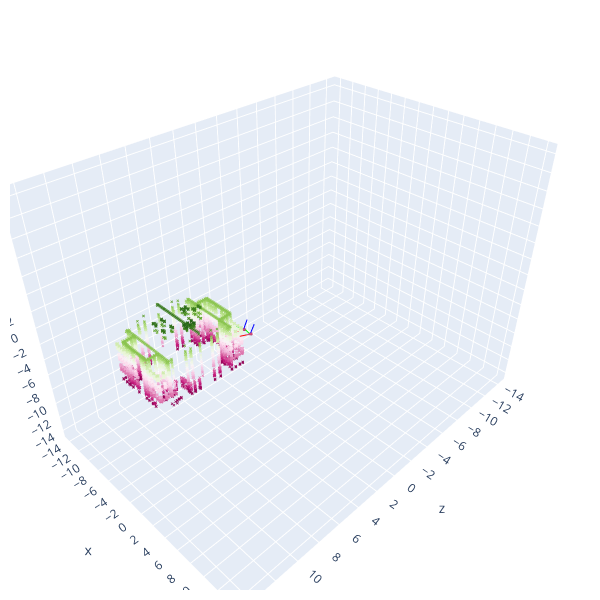

Notebook code for this chart:
### Code cell
fig = go.Figure(
    data=[
        scatter_3d(
            house_model.vertices,
            marker=dict(color=house_model.color, symbol="x", size=1),
        )
    ],
)

fig.update_layout(
    scene=dict(
        camera=dict(
            up=PLOTLY_UP,
        ),
        xaxis=dict(
            nticks=20,
            range=[-SCENE_SCALE, SCENE_SCALE],
        ),
        yaxis=dict(
            nticks=20,
            range=[-SCENE_SCALE, SCENE_SCALE],
        ),
        zaxis=dict(
            nticks=20,
            range=[-SCENE_SCALE, SCENE_SCALE],
        ),
    ),
    width=600,
    height=600,
    showlegend=False,
    margin=dict(r=20, l=10, b=10, t=10),
)


render_camera_axes(fig, proj_camera2)
render_camera_axes(fig, proj_camera1)
fig.update_scenes(aspectmode="data")

fig

### Figure 1 — Plotly figure (JSON) as saved in the notebook; plotly's stock layout.template omitted (floating-point values rounded to 4 significant figures; data arrays with more than 128 entries replaced by an {"elided": "..."} marker saying what was removed)
{"data": [{"marker": {"color": {"elided": "24323 float values"}, "size": 1, "symbol": "x"}, "mode": "markers", "type": "scatter3d", "x": {"elided": "24323 float values"}, "y": {"elided": "24323 float values"}, "z": {"elided": "24323 float values"}}, {"showscale": false, "type": "cone", "u": [-0.09866], "v": [0.3781], "w": [0.9205], "x": [1], "y": [0], "z": [5]}, {"marker": {"color": "rgb(255, 0, 0)"}, "mode": "lines", "type": "scatter3d", "x": [1, 0.9013], "y": [0, 0.3781], "z": [5, 5.92]}, {"marker": {"color": "rgb(0, 255, 0)"}, "mode": "lines", "type": "scatter3d", "x": [1, 0.005695], "y": [0, 0], "z": [5, 4.893]}, {"marker": {"color": "rgb(0, 0, 255)"}, "mode": "lines", "type": "scatter3d", "x": [1, 1.04], "y": [0, 0.9258], "z": [5, 4.624]}, {"showscale": false, "type": "cone", "u": [0.07793], "v": [0.3788], "w": [0.9222], "x": [0], "y": [0], "z": [5]}, {"marker": {"color": "rgb(255, 0, 0)"}, "mode": "lines", "type": "scatter3d", "x": [0, 0.07793], "y": [0, 0.3788], "z": [5, 5.922]}, {"marker": {"color": "rgb(0, 255, 0)"}, "mode": "lines", "type": "scatter3d", "x": [0, -0.9964], "y": [0, 0], "z": [5, 5.084]}, {"marker": {"color": "rgb(0, 0, 255)"}, "mode": "lines", "type": "scatter3d", "x": [0, -0.0319], "y": [0, 0.9255], "z": [5, 4.623]}], "layout": {"height": 600, "margin": {"b": 10, "l": 10, "r": 20, "t": 10}, "scene": {"aspectmode": "data", "camera": {"up": {"x": 0, "y": 1, "z": 0}}, "xaxis": {"nticks": 20, "range": [-15, 15]}, "yaxis": {"nticks": 20, "range": [-15, 15]}, "zaxis": {"nticks": 20, "range": [-15, 15]}}, "showlegend": false, "width": 600}}
